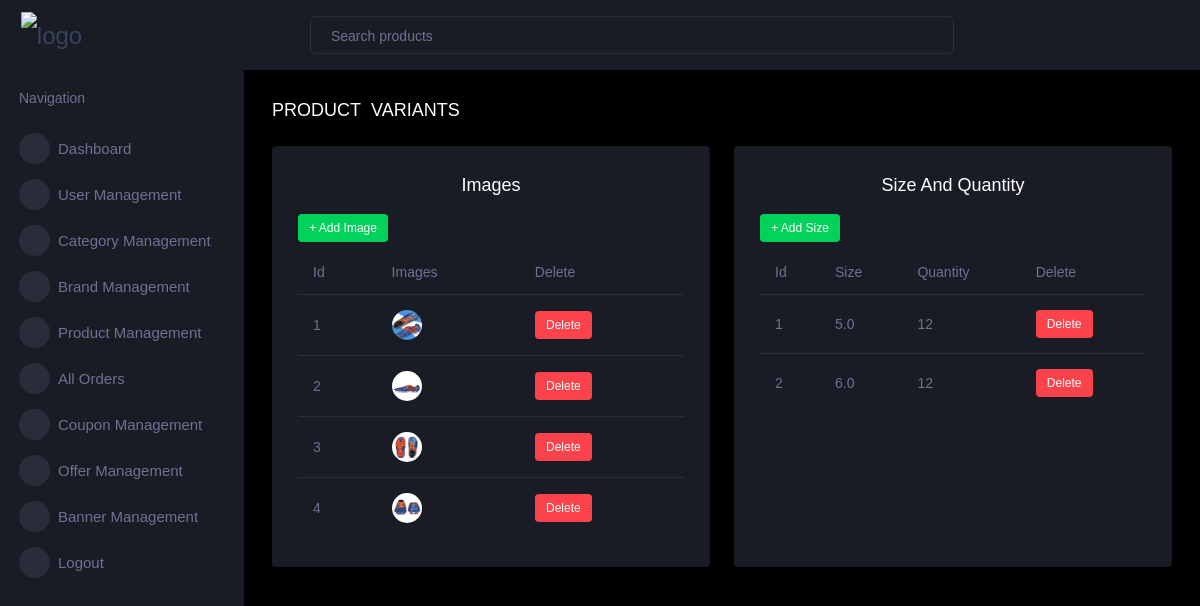
Before: /admin_dash/show_variants/40/ (signed in) with the older database file.
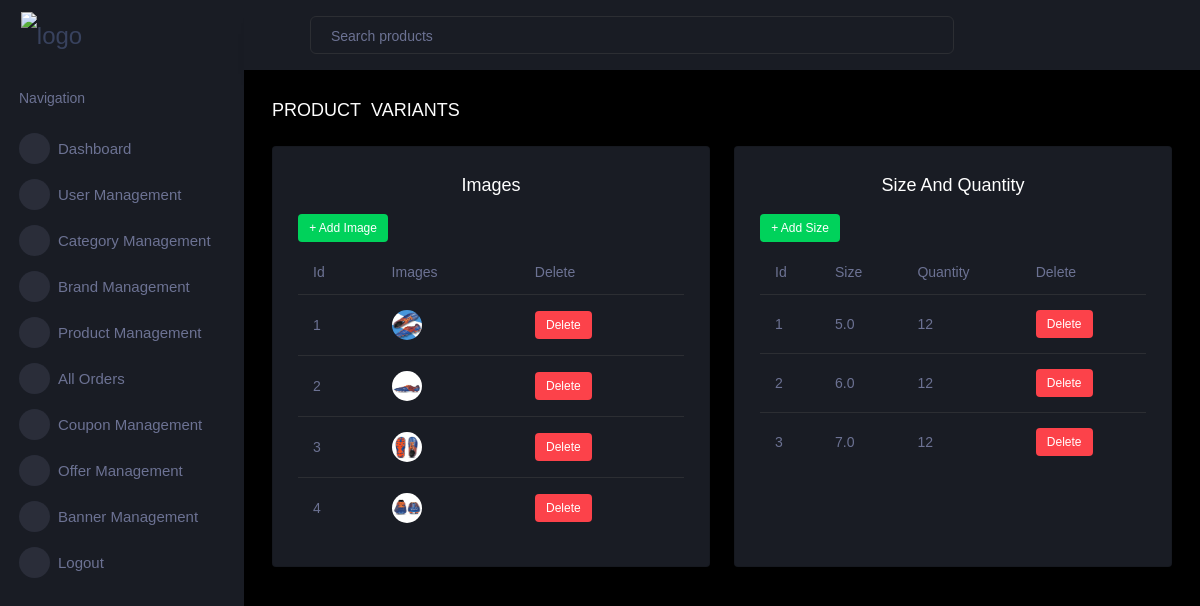
After: the same page with the newer database file.
### admin_dash/models.py (models this page shows)
class Images(models.Model) :
    image = models.ImageField(upload_to='product_images/img')
    product = models.ForeignKey(Product, on_delete=models.CASCADE)
    class Meta:
        verbose_name = 'photo'
        verbose_name_plural = 'photos'

class Variants(models.Model) :
    size = models.FloatField(blank=True, null=True)
    quantity = models.IntegerField(default=0)
    product = models.ForeignKey(Product, on_delete=models.CASCADE)

### admin_dash/views.py (the view)
# urls.py: path('show_variants/<int:product_id>/',views.show_variants, name='show_variants'),
@login_required(login_url='admin_log_in')
def show_variants(request, product_id):
    products = Product.objects.filter(id=product_id)
    product_id= product_id
    image = Images.objects.filter(product=product_id)
    variants = Variants.objects.filter(product=product_id)
    return render(request, 'admin_dash/variants_product.html', {'products': products,'product_id':product_id,'image':image,'variants':variants})

### cart/context_processors.py (called while the page is built)
def cart_count(request):
    cart_item_count = 0
    if request.user.is_authenticated:
        cart_item_count = Cart.objects.filter(user=request.user).count()
    return {'cart_item_count': cart_item_count}

def wishlist_count(request) :
    wishlist_item_count = 0
    if request.user.is_authenticated :
        wishlist_item_count = Wishlist.objects.filter(user=request.user).count()
    return {'wishlist_item_count': wishlist_item_count}

### templates/admin_dash/variants_product.html (shortened to what this page needs)
{% extends "admin_dash/dash.html" %}
{%load static %}
{% block content %}
<div class="main-panel">
    <div class="content-wrapper">
      <div class="page-header">
     <h3 class="page-title "> PRODUCT&nbsp VARIANTS </h3>
    </div>
      <div class="row">
        <div class="col-lg-6 grid-margin stretch-card">
          <div class="card">
            <div class="card-body">
              <h4 class="card-title text-center">Images</h4>
              <label class="badge badge-success"><a style="color : white;" href="{% url 'add_image_product' product_id%}">+ Add Image
              </a></label>
              <div class="table-responsive">
                <table class="table">
                  <thead>
                    <tr>
                      <th>Id</th>
                      <th>Images</th>
                      <th>Delete</th>
                    </tr>
                  </thead>
                  <tbody>
                    {% for img in image%}
                    <tr>
                      <td>{{forloop.counter}}</td>
                      <td><img src="{{img.image.url}}" alt="Product Image">  </td>
                      <td><label class="badge badge-danger"><a style="color : white;" href="{% url 'delete_product_image' img.id %}"> Delete </a></label></td>
                  </tr>
                    {% endfor %}
                  </tbody>
                </table>
              </div>
            </div>
          </div>
        </div>
        <div class="col-lg-6 grid-margin stretch-card">
          <div class="card">
            <div class="card-body">
              <h4 class="card-title text-center">Size and Quantity</h4>
              <label class="badge badge-success"><a style="color : white;" href="{% url 'add_size_and_quantity' product_id%}">+ Add Size
              </a></label>
              <div class="table-responsive">
                <table class="table">
                  <thead>
                    <tr>
                      <th>Id</th>
                      <th>Size</th>
                      <th>Quantity</th>
                      <th>Delete</th>
                    </tr>
                  </thead>
                  <tbody>
                    {% for variant in variants%}
                    <tr>
                      <td>{{forloop.counter}}</td>
                      <td>{{variant.size}}</td>
                      <td>{{variant.quantity}} </td>
                      <td><label class="badge badge-danger"><a style="color : white;" href="{% url 'delete_product_size' variant.id %}"> Delete </a></label></td>
                 </tr>
                    {% endfor %}
                  </tbody>
                </table>
              </div>
            </div>
          </div>
        </div>
      </div>
     </div>
  </div>
  </div>
{% endblock content %}

Changed rows visible on the page:
added Variants: size "7.0", quantity "12"
